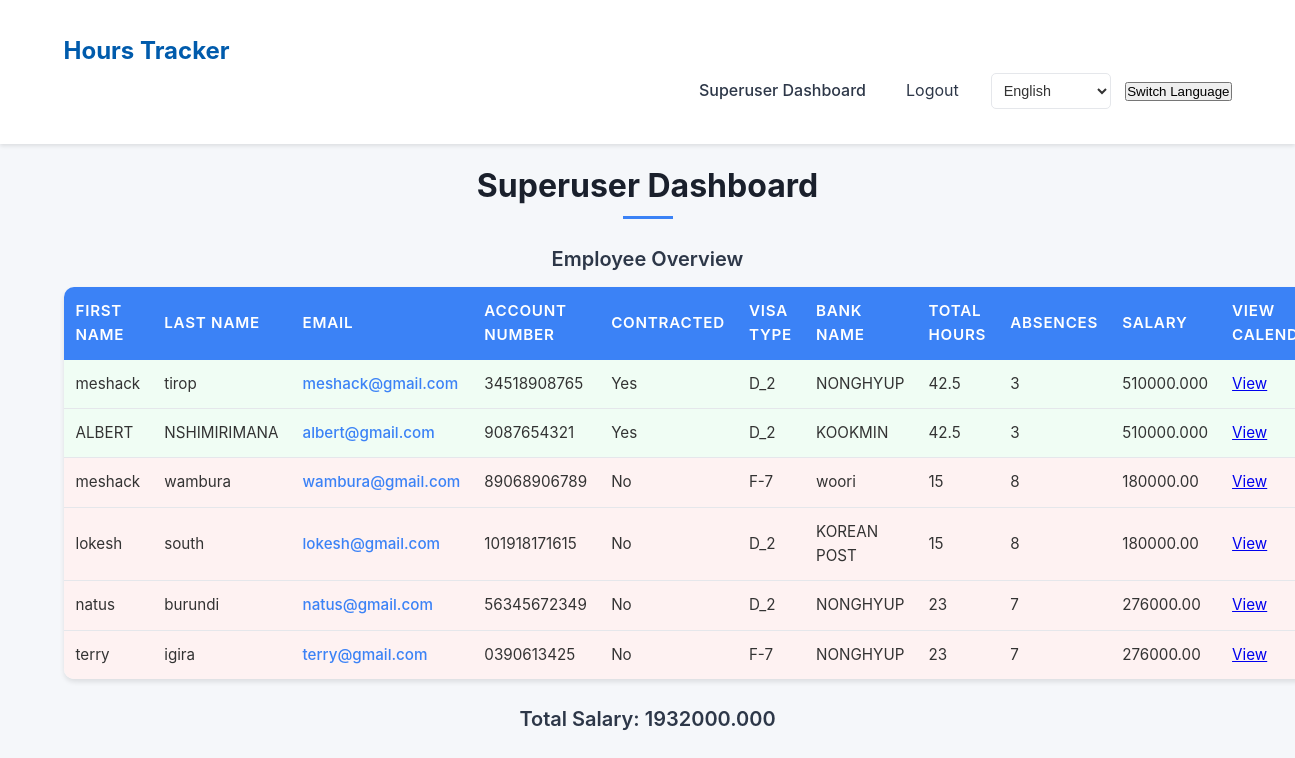
Screenshot of /superuser-dashboard/ (signed in) with the database file from the repository.
### hours_tracker/models.py (models this page shows, shortened)
class CustomUser(AbstractUser):
    is_employee = models.BooleanField(default=False)
    is_admin = models.BooleanField(default=False)
    hourly_wage = models.DecimalField(max_digits=10, decimal_places=2, default=0.00)
    first_name = models.CharField(max_length=100, blank=True)
    last_name = models.CharField(max_length=100, blank=True)
    account_number = models.CharField(max_length=20, blank=True)
    is_contracted = models.BooleanField(default=False)
    visa_type = models.CharField(max_length=50, blank=True)
    bank_name = models.CharField(max_length=100, blank=True)

### hours_tracker/views.py (the view)
# urls.py: path('superuser-dashboard/', views.superuser_dashboard, name='superuser_dashboard'),
@login_required
def superuser_dashboard(request):
    lang = request.session.get('language', 'en')
    logger.debug(f"superuser_dashboard - Session language: {lang}, Session key: {request.session.session_key}")
    template = f'superuser_dashboard_{lang}.html'
    logger.debug(f"superuser_dashboard - Rendering template: {template}")
    if not request.user.is_superuser:
        return redirect('calendar')
    users = CustomUser.objects.filter(is_employee=True)
    user_data = []
    total_salary = 0
    for user in users:
        total_hours = WorkHours.objects.filter(user=user, is_absence=False).aggregate(
            total_hours=Sum('hours')
        )['total_hours'] or 0
        absences = WorkHours.objects.filter(user=user, is_absence=True).count()
        user_salary = total_hours * user.hourly_wage
        total_salary += user_salary
        user_data.append({
            'user_id': user.id,
            'first_name': user.first_name,
            'last_name': user.last_name,
            'email': user.email,
            'account_number': user.account_number,
            'is_contracted': user.is_contracted,
            'visa_type': user.visa_type,
            'bank_name': user.bank_name,
            'total_hours': total_hours,
            'absences': absences,
            'salary': user_salary,
        })
    context = {
        'user_data': user_data,
        'total_salary': total_salary,
    }
    return render(request, template, context)

### templates/superuser_dashboard_en.html (shortened to what this page needs)
{% extends 'base_en.html' %}
{% load static %}
{% block css %}
    <link rel="stylesheet" href="{% static 'css/superuser_dashboard.css' %}">
{% endblock %}
{% block content %}
<h2>Superuser Dashboard</h2>
<h3>Employee Overview</h3>
<table class="table-custom">
    <thead>
        <tr>
            <th>First Name</th>
            <th>Last Name</th>
            <th>Email</th>
            <th>Account Number</th>
            <th>Contracted</th>
            <th>Visa Type</th>
            <th>Bank Name</th>
            <th>Total Hours</th>
            <th>Absences</th>
            <th>Salary</th>
            <th>View Calendar</th>
        </tr>
    </thead>
    <tbody>
        {% for user in user_data %}
            <tr class="{% if user.is_contracted %}contracted{% else %}not-contracted{% endif %}">
                <td data-label="First Name">{{ user.first_name }}</td>
                <td data-label="Last Name">{{ user.last_name }}</td>
                <td data-label="Email"><a href="mailto:{{ user.email }}" class="email-link">{{ user.email }}</a></td>
                <td data-label="Account Number">{{ user.account_number|default:"-" }}</td>
                <td data-label="Contracted">{{ user.is_contracted|yesno:"Yes,No" }}</td>
                <td data-label="Visa Type">{{ user.visa_type|default:"-" }}</td>
                <td data-label="Bank Name">{{ user.bank_name|default:"-" }}</td>
                <td data-label="Total Hours">{{ user.total_hours }}</td>
                <td data-label="Absences">{{ user.absences }}</td>
                <td data-label="Salary">{{ user.salary }}</td>
                <td data-label="View Calendar"><a href="{% url 'employee_calendar' user.user_id %}" class="button-primary">View</a></td>
            </tr>
        {% empty %}
            <tr>
                <td colspan="11">No employees found.</td>
            </tr>
        {% endfor %}
    </tbody>
</table>
<h3>Total Salary: {{ total_salary }}</h3>
{% endblock %}

### static/css/base.css (style rules this page uses)
* { margin: 0; padding: 0; box-sizing: border-box; }
body { font-family: 'Noto Sans KR', 'Nanum Gothic', -apple-system, BlinkMacSystemFont, 'Segoe UI', Roboto, sans-serif; line-height: 1.6; color: #333; background-color: #f6f8fa; }

### static/css/superuser_dashboard.css (style rules this page uses)
* { margin: 0; padding: 0; box-sizing: border-box; }
body { font-family: 'Inter', -apple-system, BlinkMacSystemFont, 'Segoe UI', Roboto, sans-serif; line-height: 1.6; color: #333; background-color: #f5f7fa; }
h2 { font-size: 2rem; font-weight: 700; color: #1a202c; text-align: center; margin-bottom: 1.5rem; padding-bottom: 0.5rem; position: relative; }
h2::after { content: ''; width: 50px; height: 3px; background: #3b82f6; position: absolute; bottom: 0; left: 50%; transform: translateX(-50%); }
h3 { font-size: 1.25rem; font-weight: 600; color: #2d3748; margin: 1.5rem 0 0.75rem; text-align: center; }
.table-custom { width: 100%; border-collapse: collapse; background: #ffffff; border-radius: 10px; overflow: hidden; box-shadow: 0 3px 5px rgba(0, 0, 0, 0.1); margin-bottom: 1.5rem; }
.table-custom thead { background: #3b82f6; color: #ffffff; }
.table-custom th, .table-custom td { padding: 0.75rem; text-align: left; font-size: 0.95rem; }
.table-custom th { font-weight: 600; text-transform: uppercase; letter-spacing: 0.05em; }
.table-custom tbody tr { border-bottom: 1px solid #e5e7eb; }
.table-custom tbody tr:last-child { border-bottom: none; }
.table-custom tbody tr.contracted { background: #f0fdf4; }
.table-custom tbody tr.not-contracted { background: #fef2f2; }
.email-link { color: #3b82f6; text-decoration: none; font-weight: 500; }

### rows the page displays
CustomUser: first_name "meshack", last_name "tirop", email "meshack@gmail.com", account_number "34518908765", visa_type "D_2", bank_name "NONGHYUP"
CustomUser: first_name "ALBERT", last_name "NSHIMIRIMANA", email "albert@gmail.com", account_number "9087654321", visa_type "D_2", bank_name "KOOKMIN"
CustomUser: first_name "meshack", last_name "wambura", email "wambura@gmail.com", account_number "89068906789", visa_type "F-7", bank_name "woori"
CustomUser: first_name "lokesh", last_name "south", email "lokesh@gmail.com", account_number "101918171615", visa_type "D_2", bank_name "KOREAN POST"
CustomUser: first_name "natus", last_name "burundi", email "natus@gmail.com", account_number "56345672349", visa_type "D_2", bank_name "NONGHYUP"
CustomUser: first_name "terry", last_name "igira", email "terry@gmail.com", account_number "0390613425", visa_type "F-7", bank_name "NONGHYUP"

### other values shown
{{ user.is_contracted|yesno:"Yes,No" }} "Yes" "Yes" "No" "No" "No" "No"
{{ user.total_hours }} "42.5" "42.5" "15" "15" "23" "23"
{{ user.absences }} "3" "3" "8" "8" "7" "7"
{{ user.salary }} "510000.000" "510000.000" "180000.00" "180000.00" "276000.00" "276000.00"
{{ total_salary }} "1932000.000"
